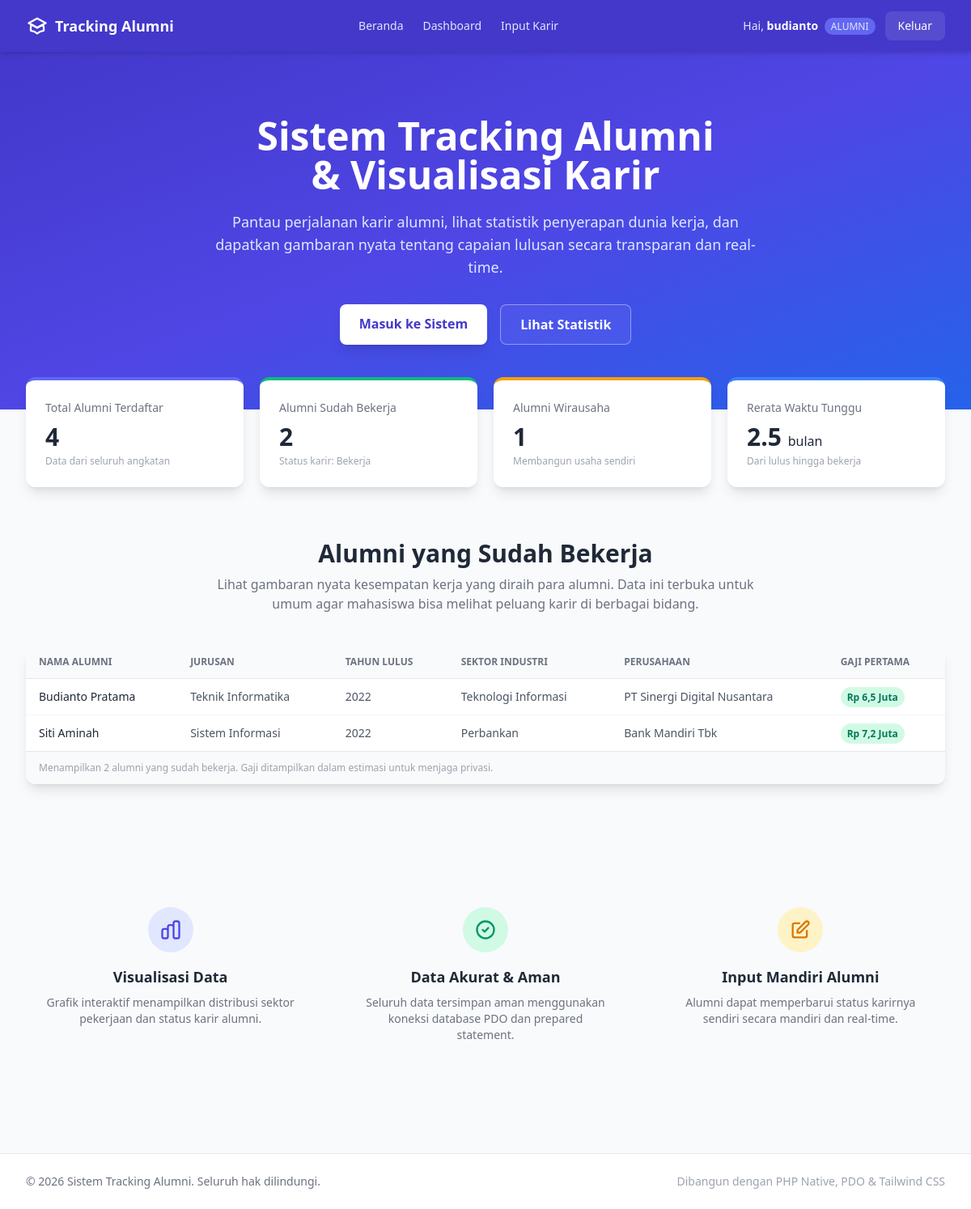
Page / (signed in) on the committed database.
### tables this page shows
CREATE TABLE tabel_karir (
    id INT(11) NOT NULL AUTO_INCREMENT,
    alumni_id INT(11) NOT NULL,
    status ENUM('Bekerja', 'Wirausaha', 'Kuliah', 'Mencari Kerja') NOT NULL,
    sektor_industri VARCHAR(100) DEFAULT NULL,
    nama_perusahaan VARCHAR(150) DEFAULT NULL,
    gaji_pertama DECIMAL(15,2) DEFAULT 0,
    waktu_tunggu_bulan INT(11) DEFAULT 0,
    updated_at TIMESTAMP NOT NULL DEFAULT CURRENT_TIMESTAMP ON UPDATE CURRENT_TIMESTAMP,
    PRIMARY KEY (id),
    UNIQUE KEY unique_alumni_karir (alumni_id),
    CONSTRAINT fk_karir_alumni
        FOREIGN KEY (alumni_id) REFERENCES tabel_alumni(id)
        ON DELETE CASCADE
        ON UPDATE CASCADE
);

CREATE TABLE tabel_alumni (
    id INT(11) NOT NULL AUTO_INCREMENT,
    user_id INT(11) NOT NULL,
    nim VARCHAR(20) NOT NULL UNIQUE,
    nama VARCHAR(100) NOT NULL,
    jurusan VARCHAR(100) NOT NULL,
    tahun_lulus YEAR NOT NULL,
    email VARCHAR(100) NOT NULL UNIQUE,
    created_at TIMESTAMP NOT NULL DEFAULT CURRENT_TIMESTAMP,
    PRIMARY KEY (id),
    CONSTRAINT fk_alumni_user
        FOREIGN KEY (user_id) REFERENCES tabel_users(id)
        ON DELETE CASCADE
        ON UPDATE CASCADE
);

### index.php (the view, shortened to what this page needs)
<?php
require_once __DIR__ . '/koneksi.php';
$totalAlumni = (int) $koneksi->query('SELECT COUNT(*) AS total FROM tabel_alumni')->fetch()['total'];
$totalBekerja = (int) $koneksi->query(
    "SELECT COUNT(*) AS total FROM tabel_karir WHERE status = 'Bekerja'"
)->fetch()['total'];
$totalWirausaha = (int) $koneksi->query(
    "SELECT COUNT(*) AS total FROM tabel_karir WHERE status = 'Wirausaha'"
)->fetch()['total'];
$rataTungguRow = $koneksi->query(
    "SELECT AVG(waktu_tunggu_bulan) AS rata FROM tabel_karir WHERE status = 'Bekerja'"
)->fetch();
$rataTunggu = $rataTungguRow['rata'] !== null ? round((float) $rataTungguRow['rata'], 1) : 0;
$stmtBekerja = $koneksi->query(
    "SELECT a.nama, a.jurusan, a.tahun_lulus, k.sektor_industri, k.nama_perusahaan, k.gaji_pertama
     FROM tabel_karir k
     INNER JOIN tabel_alumni a ON a.id = k.alumni_id
     WHERE k.status = 'Bekerja'
     ORDER BY k.updated_at DESC"
);
$alumniBekerja = $stmtBekerja->fetchAll();
function formatGajiSamar($gaji) {
    $gaji = (float) $gaji;
    $jutaan = $gaji / 1000000;
    return 'Rp ' . number_format($jutaan, 1, ',', '.') . ' Juta';
}
require_once __DIR__ . '/components/header.php';
?>
<header class="bg-gradient-to-br from-indigo-700 via-indigo-600 to-blue-600">
    <div class="max-w-7xl mx-auto px-4 sm:px-6 lg:px-8 py-20 text-center">
        <h1 class="text-3xl sm:text-5xl font-extrabold text-white leading-tight">
            Sistem Tracking Alumni <br class="hidden sm:block"> &amp; Visualisasi Karir
        </h1>
        <p class="mt-5 text-indigo-100 text-lg max-w-2xl mx-auto">
            Pantau perjalanan karir alumni, lihat statistik penyerapan dunia kerja,
            dan dapatkan gambaran nyata tentang capaian lulusan secara transparan dan real-time.
        </p>
        <div class="mt-8 flex justify-center gap-4">
            <a href="login.php" class="bg-white text-indigo-700 font-semibold px-6 py-3 rounded-lg shadow-lg hover:bg-indigo-50 transition">
                Masuk ke Sistem
            </a>
            <a href="#statistik" class="bg-indigo-500/30 text-white border border-white/40 font-semibold px-6 py-3 rounded-lg hover:bg-indigo-500/50 transition">
                Lihat Statistik
            </a>
        </div>
    </div>
</header>
<main>
    <section id="statistik" class="max-w-7xl mx-auto px-4 sm:px-6 lg:px-8 -mt-10 relative z-10">
        <div class="grid grid-cols-1 sm:grid-cols-2 lg:grid-cols-4 gap-5">
            <div class="bg-white rounded-xl shadow-lg p-6 border-t-4 border-indigo-500">
                <p class="text-sm text-gray-500 font-medium">Total Alumni Terdaftar</p>
                <p class="text-3xl font-bold text-gray-800 mt-2"><?php echo number_format($totalAlumni, 0, ',', '.'); ?></p>
                <p class="text-xs text-gray-400 mt-1">Data dari seluruh angkatan</p>
            </div>
            <div class="bg-white rounded-xl shadow-lg p-6 border-t-4 border-emerald-500">
                <p class="text-sm text-gray-500 font-medium">Alumni Sudah Bekerja</p>
                <p class="text-3xl font-bold text-gray-800 mt-2"><?php echo number_format($totalBekerja, 0, ',', '.'); ?></p>
                <p class="text-xs text-gray-400 mt-1">Status karir: Bekerja</p>
            </div>
            <div class="bg-white rounded-xl shadow-lg p-6 border-t-4 border-amber-500">
                <p class="text-sm text-gray-500 font-medium">Alumni Wirausaha</p>
                <p class="text-3xl font-bold text-gray-800 mt-2"><?php echo number_format($totalWirausaha, 0, ',', '.'); ?></p>
                <p class="text-xs text-gray-400 mt-1">Membangun usaha sendiri</p>
            </div>
            <div class="bg-white rounded-xl shadow-lg p-6 border-t-4 border-blue-500">
                <p class="text-sm text-gray-500 font-medium">Rerata Waktu Tunggu</p>
                <p class="text-3xl font-bold text-gray-800 mt-2"><?php echo $rataTunggu; ?> <span class="text-base font-medium">bulan</span></p>
                <p class="text-xs text-gray-400 mt-1">Dari lulus hingga bekerja</p>
            </div>
        </div>
    </section>
    <section class="max-w-7xl mx-auto px-4 sm:px-6 lg:px-8 py-16">
        <div class="text-center mb-10">
            <h2 class="text-2xl sm:text-3xl font-bold text-gray-800">Alumni yang Sudah Bekerja</h2>
            <p class="text-gray-500 mt-2 max-w-2xl mx-auto">
                Lihat gambaran nyata kesempatan kerja yang diraih para alumni. Data ini terbuka untuk umum
                agar mahasiswa bisa melihat peluang karir di berbagai bidang.
            </p>
        </div>
        <div class="bg-white rounded-xl shadow-lg overflow-hidden">
            <div class="overflow-x-auto">
                <table class="w-full text-sm text-left">
                    <thead>
                        <tr class="bg-gray-50 border-b border-gray-200 text-gray-500 uppercase text-xs">
                            <th class="py-3 px-4">Nama Alumni</th>
                            <th class="py-3 px-4">Jurusan</th>
                            <th class="py-3 px-4">Tahun Lulus</th>
                            <th class="py-3 px-4">Sektor Industri</th>
                            <th class="py-3 px-4">Perusahaan</th>
                            <th class="py-3 px-4">Gaji Pertama</th>
                        </tr>
                    </thead>
                    <tbody class="divide-y divide-gray-100">
                        <?php if (count($alumniBekerja) > 0): ?>
                            <?php foreach ($alumniBekerja as $row): ?>
                                <tr class="hover:bg-gray-50">
                                    <td class="py-3 px-4 font-medium text-gray-800"><?php echo htmlspecialchars($row['nama']); ?></td>
                                    <td class="py-3 px-4 text-gray-600"><?php echo htmlspecialchars($row['jurusan']); ?></td>
                                    <td class="py-3 px-4 text-gray-600"><?php echo htmlspecialchars((string) $row['tahun_lulus']); ?></td>
                                    <td class="py-3 px-4 text-gray-600"><?php echo htmlspecialchars($row['sektor_industri'] ?? '-'); ?></td>
                                    <td class="py-3 px-4 text-gray-600"><?php echo htmlspecialchars($row['nama_perusahaan'] ?? '-'); ?></td>
                                    <td class="py-3 px-4">
                                        <span class="px-2 py-1 bg-emerald-100 text-emerald-700 rounded-full text-xs font-semibold">
                                            <?php echo htmlspecialchars(formatGajiSamar($row['gaji_pertama'])); ?>
                                        </span>
                                    </td>
                                </tr>
                            <?php endforeach; ?>
                        <?php else: ?>
                            <tr>
                                <td colspan="6" class="py-8 text-center text-gray-400">Belum ada data alumni yang bekerja.</td>
                            </tr>
                        <?php endif; ?>
                    </tbody>
                </table>
            </div>
            <div class="px-4 py-3 bg-gray-50 border-t border-gray-200 text-xs text-gray-400">
                Menampilkan <?php echo count($alumniBekerja); ?> alumni yang sudah bekerja. Gaji ditampilkan dalam estimasi untuk menjaga privasi.
            </div>
        </div>
    </section>
    <section class="max-w-7xl mx-auto px-4 sm:px-6 lg:px-8 py-16">
        <div class="grid grid-cols-1 md:grid-cols-3 gap-8 text-center">
            <div class="p-6">
                <div class="w-14 h-14 bg-indigo-100 text-indigo-600 rounded-full flex items-center justify-center mx-auto mb-4">
                </div>
                <h3 class="font-semibold text-gray-800 text-lg">Visualisasi Data</h3>
                <p class="text-gray-500 text-sm mt-2">Grafik interaktif menampilkan distribusi sektor pekerjaan dan status karir alumni.</p>
            </div>
            <div class="p-6">
                <div class="w-14 h-14 bg-emerald-100 text-emerald-600 rounded-full flex items-center justify-center mx-auto mb-4">
                    <svg xmlns="http://www.w3.org/2000/svg" class="h-7 w-7" fill="none" viewBox="0 0 24 24" stroke="currentColor">
                        <path stroke-linecap="round" stroke-linejoin="round" stroke-width="2" d="M9 12l2 2 4-4m6 2a9 9 0 11-18 0 9 9 0 0118 0z" />
                    </svg>
                </div>
                <h3 class="font-semibold text-gray-800 text-lg">Data Akurat &amp; Aman</h3>
                <p class="text-gray-500 text-sm mt-2">Seluruh data tersimpan aman menggunakan koneksi database PDO dan prepared statement.</p>
            </div>
            <div class="p-6">
                <div class="w-14 h-14 bg-amber-100 text-amber-600 rounded-full flex items-center justify-center mx-auto mb-4">
                    <svg xmlns="http://www.w3.org/2000/svg" class="h-7 w-7" fill="none" viewBox="0 0 24 24" stroke="currentColor">
                        <path stroke-linecap="round" stroke-linejoin="round" stroke-width="2" d="M11 5H6a2 2 0 00-2 2v11a2 2 0 002 2h11a2 2 0 002-2v-5m-1.414-9.414a2 2 0 112.828 2.828L11.828 15H9v-2.828l8.586-8.586z" />
                    </svg>
                </div>
                <h3 class="font-semibold text-gray-800 text-lg">Input Mandiri Alumni</h3>
                <p class="text-gray-500 text-sm mt-2">Alumni dapat memperbarui status karirnya sendiri secara mandiri dan real-time.</p>
            </div>
        </div>
    </section>
</main>
<?php require_once __DIR__ . '/components/footer.php'; ?>

### components/header.php (style rules this page uses)
body { font-family: 'Segoe UI', Tahoma, Geneva, Verdana, sans-serif; }

### rows in the picture
tabel_karir: alumni.nama "Budianto Pratama", alumni.jurusan "Teknik Informatika", alumni.tahun_lulus "2022", sektor_industri "Teknologi Informasi", nama_perusahaan "PT Sinergi Digital Nusantara", gaji_pertama "Rp 6,5 Juta"
tabel_karir: alumni.nama "Siti Aminah", alumni.jurusan "Sistem Informasi", alumni.tahun_lulus "2022", sektor_industri "Perbankan", nama_perusahaan "Bank Mandiri Tbk", gaji_pertama "Rp 7,2 Juta"

### other values in the picture
$_SESSION['username'] "budianto"
$_SESSION['role'] "ALUMNI"
$totalAlumni "4"
$totalBekerja "2"
$totalWirausaha "1"
$rataTunggu "2.5"
count($alumniBekerja) "2"
